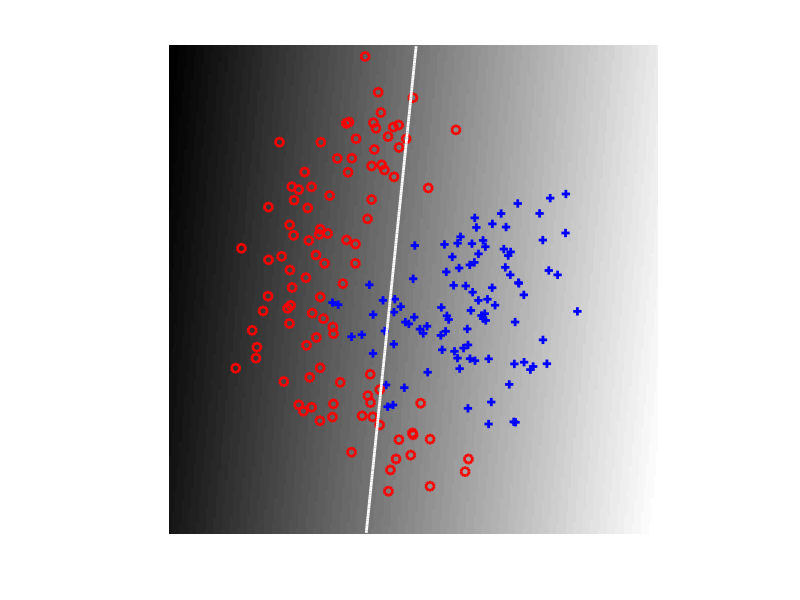
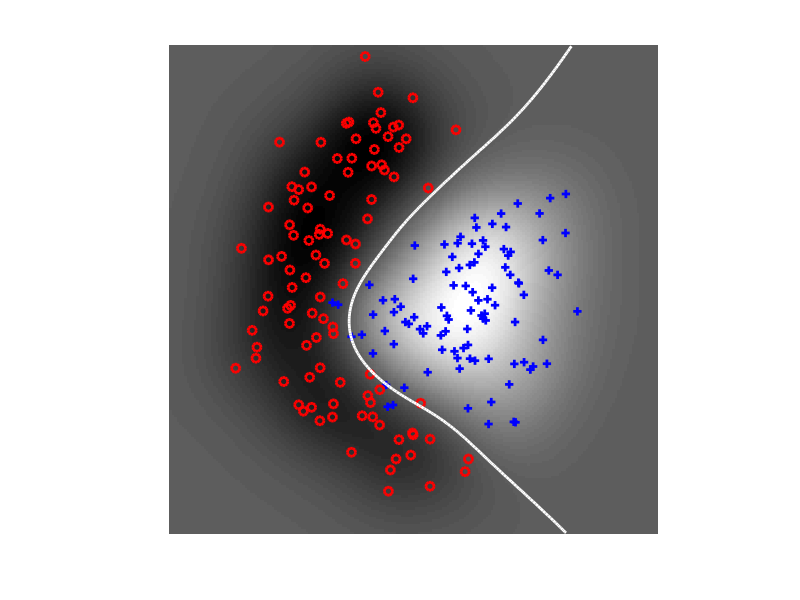

Write MATLAB code to recreate these figures, in order. (Note: this script raises an error after producing the figures.)
%if 1
%addpath ~/CopyMPI/Code/toolboxes/spider
%use_spider
%end
close all
clear all
randn('seed',1)
rand('seed',0);
cov1=(eye(2)+ones(2))*3; %cov1(1)=3;
cov2=(eye(2)-.3*ones(2))*2;

N=100;
x1=(chol(cov1)'*randn(N,2)')'+repmat([2,0],N,1);
angelo=(rand(N,1)-1/2)*pi*.9;
x2=(chol(cov2)'*randn(N,2)')'-7*[cos(angelo),sin(angelo)]+repmat([2,0],N,1);;


xg=-10:.1:10;

[xx,yy]=meshgrid(xg,xg);

dx=[xx(:),yy(:)];

co1=cov(x1);
co2=cov(x2);
m1=mean(x1)';
m2=mean(x2)';

wlda=inv((co1+co2)/2)*(m1-m2);

disc1=reshape(dx*wlda,numel(xg),numel(xg))+1;

disc2=dx(:,1)*0;
for k=1:N
    disc2=disc2+exp(-sum((dx-repmat(x1(k,:),size(dx,1),1)).^2/5,2));
    disc2=disc2-exp(-sum((dx-repmat(x2(k,:),size(dx,1),1)).^2/5,2)); 
end
disc2=reshape(disc2,numel(xg),numel(xg));

h(1)=figure;
hold on
imagesc(xg,xg,disc1); colormap gray, axis xy
plot(x1(:,1),x1(:,2),'b+','linewidth',2);
hold on
plot(x2(:,1),x2(:,2),'ro','linewidth',2);
xlim([min(xg), max(xg)])
ylim([min(xg), max(xg)])
contour(xg,xg,disc1,[0,0],'w','linewidth',2)
axis equal, axis tight, axis off


h(2)=figure;
hold on
imagesc(xg,xg,disc2); colormap gray, axis xy
plot(x1(:,1),x1(:,2),'b+','linewidth',2);
hold on
plot(x2(:,1),x2(:,2),'ro','linewidth',2);
xlim([min(xg), max(xg)])
ylim([min(xg), max(xg)])
contour(xg,xg,disc2,[0,0],'w','linewidth',2)
axis equal, axis tight, axis off

copydir=[];
PrintFigure(h(1),'epspdf','LinClassification',copydir,{'PaperPosition',[0,0,13,13],'PaperSize',[13,13]})
PrintFigure(h(2),'epspdf','NonLinClassification',copydir,{'PaperPosition',[0,0,13,13],'PaperSize',[13,13]})


